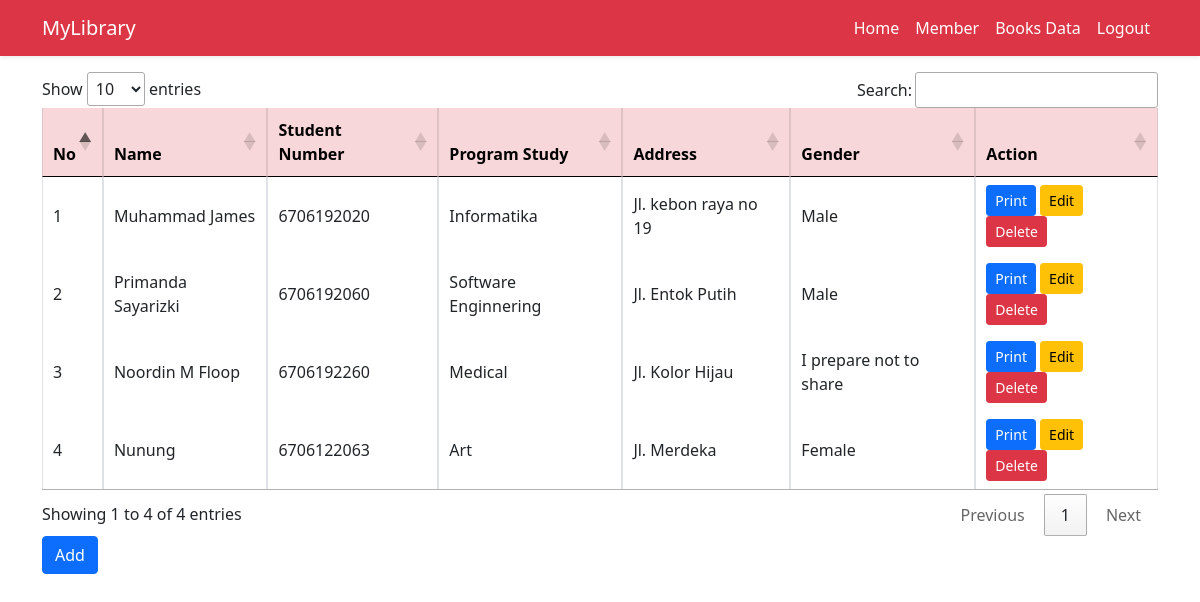
The page /utama.php?p=membersdata (signed in) on the database its author committed.
### tables this page shows
CREATE TABLE `member` (
  `id` int(11) NOT NULL,
  `name` varchar(255) NOT NULL,
  `s_code` varchar(255) NOT NULL,
  `study` varchar(255) NOT NULL,
  `adress` varchar(255) NOT NULL,
  `gender` varchar(50) NOT NULL
);

### pages/membersdata.php (the view, shortened to what this page needs)
<?php
$member = mysqli_query($conn, "SELECT * FROM member");
?>
<!DOCTYPE html>
<html lang="en">
<head>
    <link rel="stylesheet" href="https://cdn.datatables.net/1.11.0/css/jquery.dataTables.min.css">
</head>
<body>
    <section>
        <div class="container mt-3">
            <div class="table-responsive-sm">
                <table class="table table-hover table-bordered align-middle" id="example">
                    <thead class="table-danger">
                        <tr>
                            <th scope="col">No</th>
                            <th scope="col">Name</th>
                            <th scope="col">Student Number</th>
                            <th scope="col">Program Study</th>
                            <th scope="col">Address</th>
                            <th scope="col">Gender</th>
                            <th scope="col">Action</th>
                        </tr>
                    </thead>
                    <tbody>
                        <?php $i = 1; ?>
                        <?php foreach ($member as $row) : ?>
                            <tr>
                                <td scope="row"><?= $i; ?></td>
                                <td><?= $row["name"] ?></td>
                                <td><?= $row["s_code"] ?></td>
                                <td><?= $row["study"] ?></td>
                                <td><?= $row["adress"] ?></td>
                                <td><?= $row["gender"] ?></td>
                                <td>
                                    <div class="d-grid gap-2 d-md-block">
                                        <a class="btn btn-primary ml-1 btn-sm" href="process/print.php?id=<?= $row["id"] ?>" role="button">Print</a>
                                        <a class="btn btn-warning ml-1 btn-sm" href="utama.php?p=membersdata-edit&id=<?= $row["id"] ?>" role="button">Edit</a>
                                        <a name="delete" class="btn btn-danger btn-sm" href="deletemembers.php?p=membersdata&id=<?= $row["id"]; ?>" onclick="return confirm('Are you sure to delete?');" role="button">Delete</a>
                                    </div>
                                </td>
                            </tr>
                            <?php $i++; ?>
                        <?php endforeach; ?>
                    </tbody>
                </table>
                <a class="btn btn-primary mb-1" href="insertmember.php" role="button">Add</a>
            </div>
        </div>
    </section>
</body>
</html>

### rows shown on the page
member: name "Muhammad James", s_code "6706192020", study "Informatika", adress "Jl. kebon raya no 19", gender "Male"
member: name "Primanda Sayarizki", s_code "6706192060", study "Software Enginnering", adress "Jl. Entok Putih", gender "Male"
member: name "Noordin M Floop", s_code "6706192260", study "Medical", adress "Jl. Kolor Hijau", gender "I prepare not to share"
member: name "Nunung", s_code "6706122063", study "Art", adress "Jl. Merdeka", gender "Female"
